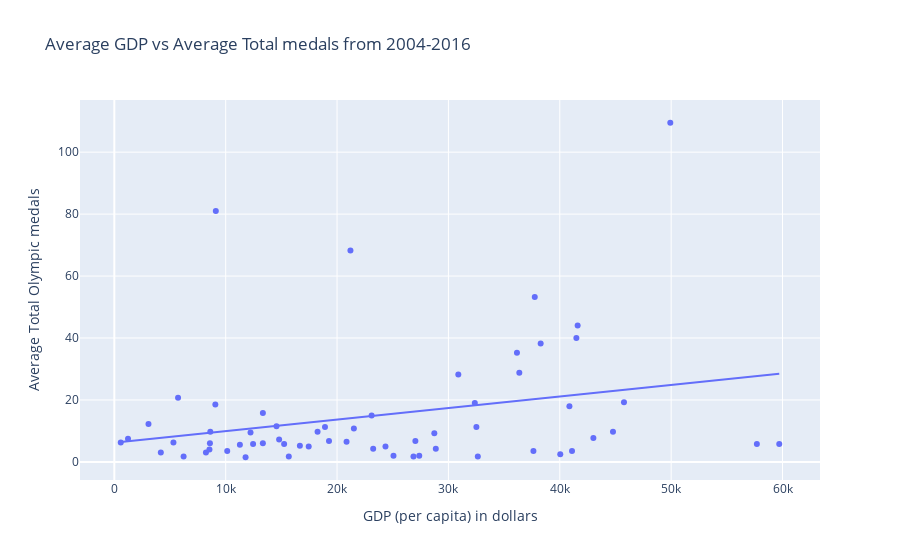

Notebook cell for this chart:
### Code cell
fig = px.scatter(
                 oad,
                 x = oad["Average GDP"],
                 y = oad["Average Total"],
                 trendline="ols",
                 labels={"Average GDP" :"GDP (per capita) in dollars",
                 "Average Total" : "Average Total Olympic medals"},
                 title=f"Average GDP vs Average Total medals from 2004-2016",
                 hover_data=["Country"],
                 log_x=False,
                )
fig.show()

### Figure 1 — Plotly figure (JSON) as saved in the notebook; plotly's stock layout.template omitted (floating-point values rounded to 4 significant figures)
{"data": [{"customdata": [["United States"], ["China"], ["Great Britain"], ["Russia"], ["South Korea"], ["Germany"], ["France"], ["Australia"], ["Italy"], ["Hungary"], ["Japan"], ["Iran"], ["Netherlands"], ["New Zealand"], ["Ukraine"], ["Cuba"], ["Spain"], ["Jamaica"], ["Czech Republic"], ["South Africa"], ["North Korea"], ["Brazil"], ["Kazakhstan"], ["Poland"], ["Ethiopia"], ["Croatia"], ["Canada"], ["Belarus"], ["Kenya"], ["Denmark"], ["Romania"], ["Azerbaijan"], ["Switzerland"], ["Norway"], ["Lithuania"], ["Sweden"], ["Colombia"], ["Mexico"], ["Georgia"], ["Argentina"], ["Slovenia"], ["Trinidad and Tobago"], ["Turkey"], ["Dominican Republic"], ["Chinese Taipei"], ["Bahamas"], ["Venezuela"], ["Egypt"], ["India"], ["Mongolia"], ["Thailand"], ["Bulgaria"], ["Finland"], ["Indonesia"], ["Slovakia"], ["Belgium"], ["Estonia"], ["Portugal"], ["Uzbekistan"], ["Greece"], ["Morocco"]], "hovertemplate": "GDP (per capita) in dollars=%{x}<br>Average Total Olympic medals=%{y}<br>Country=%{customdata[0]}<extra></extra>", "legendgroup": "", "marker": {"color": "#636efa", "symbol": "circle"}, "mode": "markers", "name": "", "orientation": "v", "showlegend": false, "type": "scatter", "x": [49920.0, 9113.0, 37750.0, 21200.0, 30890.0, 41600.0, 38280.0, 41490.0, 36370.0, 23105, 36150.0, 14800, 45760.0, 32510.0, 9071, 5722.0, 32370.0, 8618.0, 28730.0, 12460.0, 577.2, 13340.0, 18920.0, 21511, 1231, 20850.0, 40860.0, 14560.0, 3067.0, 44780.0, 18250.0, 12230, 57700.0, 59706, 23240.0, 43020.0, 11280.0, 16660.0, 8585, 17450.0, 28867, 27380.0, 19280.0, 11790.0, 37630.0, 32640, 15670.0, 10140.0, 4176, 8227, 13340.0, 15250.0, 40040.0, 8540.0, 24350.0, 41100.0, 25067, 26860.0, 5308.0, 27033, 6221], "xaxis": "x", "y": [109.5, 81, 53.25, 68.25, 28.25, 44, 38.25, 40, 28.75, 15, 35.25, 7.25, 19.25, 11.25, 18.5, 20.75, 19, 9.75, 9.25, 5.75, 6.25, 15.75, 11.25, 10.75, 7.5, 6.5, 18, 11.5, 12.25, 9.75, 9.75, 9.5, 5.75, 5.75, 4.25, 7.75, 5.5, 5.25, 6, 5, 4.25, 2, 6.75, 1.5, 3.5, 1.75, 1.75, 3.5, 3, 3, 6, 5.75, 2.5, 4, 5, 3.5, 2, 1.75, 6.25, 6.75, 1.75], "yaxis": "y"}, {"hovertemplate": "<b>OLS trendline</b><br>Average Total = 0.000372206 * Average GDP + 6.21743<br>R<sup>2</sup>=0.072557<br><br>GDP (per capita) in dollars=%{x}<br>Average Total Olympic medals=%{y} <b>(trend)</b><extra></extra>", "legendgroup": "", "marker": {"color": "#636efa", "symbol": "circle"}, "mode": "lines", "name": "", "showlegend": false, "type": "scatter", "x": [577.2, 1231, 3067.0, 4176, 5308.0, 5722.0, 6221, 8227, 8540.0, 8585, 8618.0, 9071, 9113.0, 10140.0, 11280.0, 11790.0, 12230, 12460.0, 13340.0, 13340.0, 14560.0, 14800, 15250.0, 15670.0, 16660.0, 17450.0, 18250.0, 18920.0, 19280.0, 20850.0, 21200.0, 21511, 23105, 23240.0, 24350.0, 25067, 26860.0, 27033, 27380.0, 28730.0, 28867, 30890.0, 32370.0, 32510.0, 32640, 36150.0, 36370.0, 37630.0, 37750.0, 38280.0, 40040.0, 40860.0, 41100.0, 41490.0, 41600.0, 43020.0, 44780.0, 45760.0, 49920.0, 57700.0, 59706], "xaxis": "x", "y": [6.432, 6.676, 7.359, 7.772, 8.193, 8.347, 8.533, 9.28, 9.396, 9.413, 9.425, 9.594, 9.609, 9.991, 10.41, 10.6, 10.77, 10.86, 11.18, 11.18, 11.64, 11.73, 11.89, 12.05, 12.42, 12.71, 13.01, 13.26, 13.39, 13.98, 14.11, 14.22, 14.82, 14.87, 15.28, 15.55, 16.22, 16.28, 16.41, 16.91, 16.96, 17.71, 18.27, 18.32, 18.37, 19.67, 19.75, 20.22, 20.27, 20.47, 21.12, 21.43, 21.51, 21.66, 21.7, 22.23, 22.88, 23.25, 24.8, 27.69, 28.44], "yaxis": "y"}], "layout": {"legend": {"tracegroupgap": 0}, "title": {"text": "Average GDP vs Average Total medals from 2004-2016"}, "xaxis": {"anchor": "y", "domain": [0, 1], "title": {"text": "GDP (per capita) in dollars"}}, "yaxis": {"anchor": "x", "domain": [0, 1], "title": {"text": "Average Total Olympic medals"}}}}
